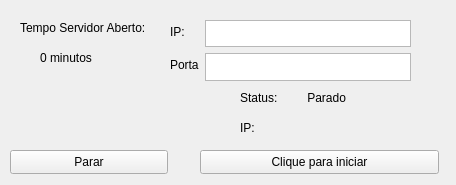
<?xml version="1.0" encoding="UTF-8"?>
<ui version="4.0">
 <class>MainWindow</class>
 <widget class="QMainWindow" name="MainWindow">
  <property name="geometry">
   <rect>
    <x>0</x>
    <y>0</y>
    <width>456</width>
    <height>185</height>
   </rect>
  </property>
  <property name="windowTitle">
   <string>Servidor de Arquivos - Lucas Rocha</string>
  </property>
  <widget class="QWidget" name="centralwidget">
   <widget class="QWidget" name="formLayoutWidget">
    <property name="geometry">
     <rect>
      <x>170</x>
      <y>20</y>
      <width>241</width>
      <height>61</height>
     </rect>
    </property>
    <layout class="QFormLayout" name="formLayout">
     <item row="0" column="0">
      <widget class="QLabel" name="label_ip">
       <property name="text">
        <string>IP:</string>
       </property>
      </widget>
     </item>
     <item row="1" column="0">
      <widget class="QLabel" name="label_porta">
       <property name="text">
        <string>Porta</string>
       </property>
      </widget>
     </item>
     <item row="0" column="1">
      <widget class="QTextEdit" name="textEdit_ip"/>
     </item>
     <item row="1" column="1">
      <widget class="QTextEdit" name="textEdit_porta"/>
     </item>
    </layout>
   </widget>
   <widget class="QLabel" name="label_tempo_aberto_m">
    <property name="geometry">
     <rect>
      <x>20</x>
      <y>20</y>
      <width>158</width>
      <height>16</height>
     </rect>
    </property>
    <property name="text">
     <string>Tempo Servidor Aberto:</string>
    </property>
   </widget>
   <widget class="QLabel" name="label_minutos">
    <property name="geometry">
     <rect>
      <x>40</x>
      <y>50</y>
      <width>158</width>
      <height>16</height>
     </rect>
    </property>
    <property name="text">
     <string>0 minutos</string>
    </property>
   </widget>
   <widget class="QPushButton" name="botao_parar">
    <property name="geometry">
     <rect>
      <x>10</x>
      <y>150</y>
      <width>158</width>
      <height>24</height>
     </rect>
    </property>
    <property name="text">
     <string>Parar</string>
    </property>
   </widget>
   <widget class="QLabel" name="label_status">
    <property name="geometry">
     <rect>
      <x>240</x>
      <y>90</y>
      <width>239</width>
      <height>16</height>
     </rect>
    </property>
    <property name="text">
     <string>Status:         Parado</string>
    </property>
   </widget>
   <widget class="QLabel" name="label_ip_botao">
    <property name="geometry">
     <rect>
      <x>240</x>
      <y>120</y>
      <width>239</width>
      <height>16</height>
     </rect>
    </property>
    <property name="text">
     <string>IP:</string>
    </property>
   </widget>
   <widget class="QPushButton" name="botao_iniciar">
    <property name="geometry">
     <rect>
      <x>200</x>
      <y>150</y>
      <width>239</width>
      <height>24</height>
     </rect>
    </property>
    <property name="text">
     <string>Clique para iniciar</string>
    </property>
   </widget>
  </widget>
 </widget>
 <resources/>
 <connections>
  <connection>
   <sender>botao_iniciar</sender>
   <signal>clicked(bool)</signal>
   <receiver>textEdit_porta</receiver>
   <slot>setEnabled(bool)</slot>
   <hints>
    <hint type="sourcelabel">
     <x>223</x>
     <y>221</y>
    </hint>
    <hint type="destinationlabel">
     <x>205</x>
     <y>67</y>
    </hint>
   </hints>
  </connection>
  <connection>
   <sender>botao_iniciar</sender>
   <signal>clicked(bool)</signal>
   <receiver>textEdit_ip</receiver>
   <slot>setEnabled(bool)</slot>
   <hints>
    <hint type="sourcelabel">
     <x>241</x>
     <y>215</y>
    </hint>
    <hint type="destinationlabel">
     <x>160</x>
     <y>40</y>
    </hint>
   </hints>
  </connection>
  <connection>
   <sender>botao_parar</sender>
   <signal>clicked(bool)</signal>
   <receiver>textEdit_porta</receiver>
   <slot>setDisabled(bool)</slot>
   <hints>
    <hint type="sourcelabel">
     <x>60</x>
     <y>217</y>
    </hint>
    <hint type="destinationlabel">
     <x>191</x>
     <y>69</y>
    </hint>
   </hints>
  </connection>
  <connection>
   <sender>botao_parar</sender>
   <signal>clicked(bool)</signal>
   <receiver>textEdit_ip</receiver>
   <slot>setDisabled(bool)</slot>
   <hints>
    <hint type="sourcelabel">
     <x>90</x>
     <y>210</y>
    </hint>
    <hint type="destinationlabel">
     <x>262</x>
     <y>41</y>
    </hint>
   </hints>
  </connection>
 </connections>
</ui>
